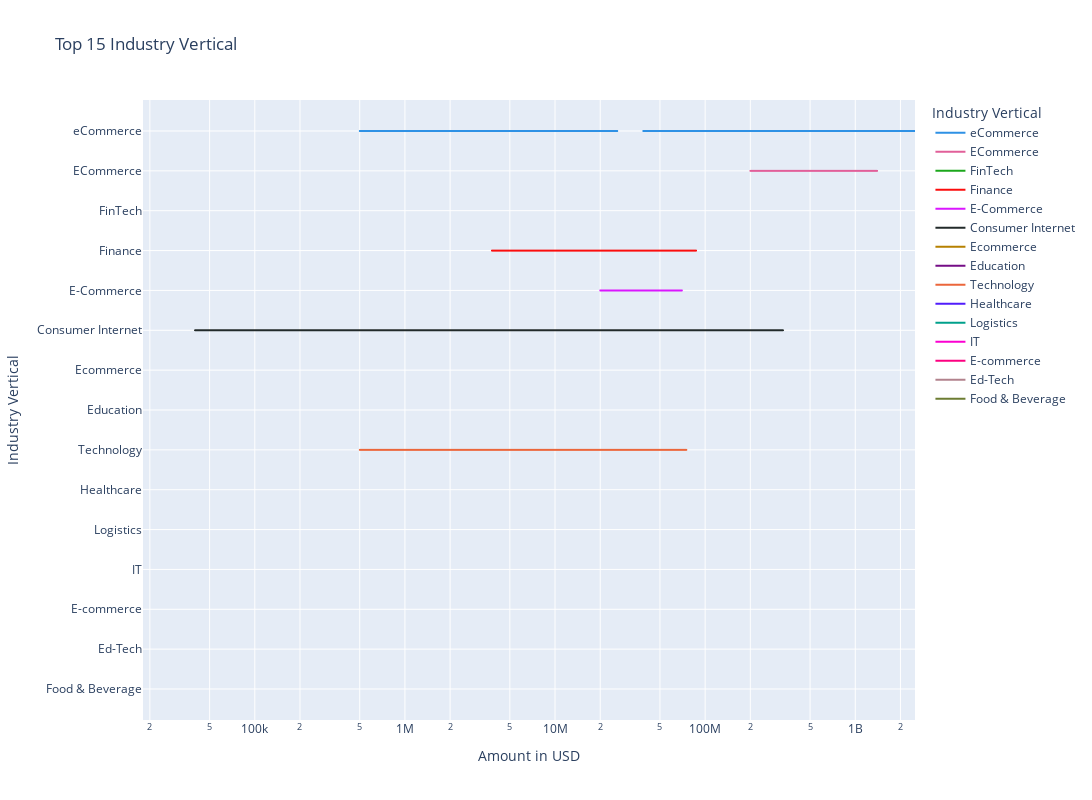

The notebook cell this image was saved under:
### Code cell
# line chart
fig = px.line(df_top_industry_vertical, x="Amount in USD", y="Industry Vertical", color="Industry Vertical", line_group= "Startup Name" ,hover_name="Startup Name",
             log_x=True, width=1500, height=800, title="Top 15 Industry Vertical", labels={"Amount in USD": "Amount in USD", "Industry Vertical": "Industry Vertical"},
             color_discrete_sequence=px.colors.qualitative.Dark24)
fig.show()
